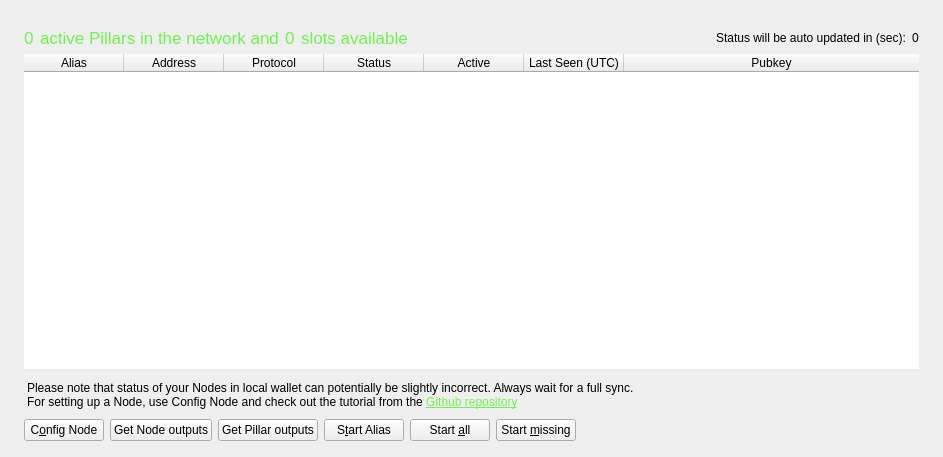
<?xml version="1.0" encoding="UTF-8"?>
<ui version="4.0">
 <class>MasternodeList</class>
 <widget class="QWidget" name="MasternodeList">
  <property name="geometry">
   <rect>
    <x>0</x>
    <y>0</y>
    <width>943</width>
    <height>457</height>
   </rect>
  </property>
  <property name="windowTitle">
   <string>Form</string>
  </property>
  <layout class="QHBoxLayout" name="horizontalLayout" stretch="0">
   <property name="leftMargin">
    <number>9</number>
   </property>
   <property name="topMargin">
    <number>9</number>
   </property>
   <property name="rightMargin">
    <number>9</number>
   </property>
   <property name="bottomMargin">
    <number>9</number>
   </property>
   <item>
    <layout class="QVBoxLayout" name="verticalLayout_Master" stretch="0,1">
     <property name="spacing">
      <number>0</number>
     </property>
     <item>
      <widget class="QFrame" name="frame_Header">
       <layout class="QVBoxLayout" name="verticalLayout_4">
        <property name="leftMargin">
         <number>0</number>
        </property>
        <property name="topMargin">
         <number>0</number>
        </property>
        <property name="rightMargin">
         <number>0</number>
        </property>
        <property name="bottomMargin">
         <number>0</number>
        </property>
       </layout>
      </widget>
     </item>
     <item>
      <widget class="QFrame" name="frame_BG">
       <layout class="QVBoxLayout" name="verticalLayout_3">
        <property name="leftMargin">
         <number>6</number>
        </property>
        <property name="topMargin">
         <number>6</number>
        </property>
        <property name="rightMargin">
         <number>6</number>
        </property>
        <property name="bottomMargin">
         <number>6</number>
        </property>
        <item>
         <widget class="QFrame" name="frame_Content">
          <layout class="QVBoxLayout" name="verticalLayout">
           <property name="spacing">
            <number>0</number>
           </property>
           <property name="leftMargin">
            <number>0</number>
           </property>
           <property name="topMargin">
            <number>0</number>
           </property>
           <property name="rightMargin">
            <number>0</number>
           </property>
           <property name="bottomMargin">
            <number>0</number>
           </property>
           <item>
            <layout class="QGridLayout" name="gridLayout_2">
             <property name="spacing">
              <number>2</number>
             </property>
             <item row="0" column="0">
              <widget class="QFrame" name="frameList">
               <layout class="QVBoxLayout" name="verticalLayout_2">
                <property name="bottomMargin">
                 <number>1</number>
                </property>
                <item>
                 <layout class="QHBoxLayout" name="horizontalLayout_note">
                  <property name="topMargin">
                   <number>4</number>
                  </property>
                  <property name="bottomMargin">
                   <number>0</number>
                  </property>
                  <item alignment="Qt::AlignVCenter">
                   <widget class="QLabel" name="pillarsCount">
                    <property name="enabled">
                     <bool>true</bool>
                    </property>
                    <property name="mouseTracking">
                     <bool>true</bool>
                    </property>
                    <property name="styleSheet">
                     <string notr="true">color: #6FF34D; font-size: 13pt;</string>
                    </property>
                    <property name="text">
                     <string>0</string>
                    </property>
                    <property name="textInteractionFlags">
                     <set>Qt::NoTextInteraction</set>
                    </property>
                   </widget>
                  </item>
                  <item alignment="Qt::AlignVCenter">
                   <widget class="QLabel" name="label">
                    <property name="text">
                     <string>&lt;html&gt;&lt;head/&gt;&lt;body&gt;&lt;p&gt;&lt;span style=&quot;font-size:13pt; color:#6ff34d;&quot;&gt;active Pillars in the network and&lt;/span&gt;&lt;/p&gt;&lt;/body&gt;&lt;/html&gt;</string>
                    </property>
                    <property name="textInteractionFlags">
                     <set>Qt::NoTextInteraction</set>
                    </property>
                   </widget>
                  </item>
                  <item>
                   <widget class="QLabel" name="pillarSlots">
                    <property name="enabled">
                     <bool>true</bool>
                    </property>
                    <property name="mouseTracking">
                     <bool>true</bool>
                    </property>
                    <property name="styleSheet">
                     <string notr="true">color: #6FF34D; font-size: 13pt;</string>
                    </property>
                    <property name="text">
                     <string>0</string>
                    </property>
                    <property name="textInteractionFlags">
                     <set>Qt::NoTextInteraction</set>
                    </property>
                   </widget>
                  </item>
                  <item>
                   <widget class="QLabel" name="label_2">
                    <property name="text">
                     <string>&lt;html&gt;&lt;head/&gt;&lt;body&gt;&lt;p&gt;&lt;span style=&quot;font-size:13pt; color:#6ff34d;&quot;&gt;slots available&lt;/span&gt;&lt;/p&gt;&lt;/body&gt;&lt;/html&gt;</string>
                    </property>
                   </widget>
                  </item>
                  <item>
                   <spacer name="horizontalSpacer">
                    <property name="orientation">
                     <enum>Qt::Horizontal</enum>
                    </property>
                    <property name="sizeHint" stdset="0">
                     <size>
                      <width>40</width>
                      <height>20</height>
                     </size>
                    </property>
                   </spacer>
                  </item>
                  <item alignment="Qt::AlignVCenter">
                   <widget class="QLabel" name="autoupdate_label">
                    <property name="text">
                     <string>Status will be auto updated in (sec):</string>
                    </property>
                   </widget>
                  </item>
                  <item alignment="Qt::AlignVCenter">
                   <widget class="QLabel" name="secondsLabel">
                    <property name="text">
                     <string>0</string>
                    </property>
                   </widget>
                  </item>
                 </layout>
                </item>
                <item>
                 <widget class="QTableWidget" name="tableWidgetMyMasternodes">
                  <property name="minimumSize">
                   <size>
                    <width>695</width>
                    <height>0</height>
                   </size>
                  </property>
                  <property name="palette">
                   <palette>
                    <active>
                     <colorrole role="Text">
                      <brush brushstyle="SolidPattern">
                       <color alpha="255">
                        <red>51</red>
                        <green>51</green>
                        <blue>51</blue>
                       </color>
                      </brush>
                     </colorrole>
                    </active>
                    <inactive>
                     <colorrole role="Text">
                      <brush brushstyle="SolidPattern">
                       <color alpha="255">
                        <red>51</red>
                        <green>51</green>
                        <blue>51</blue>
                       </color>
                      </brush>
                     </colorrole>
                    </inactive>
                    <disabled>
                     <colorrole role="Text">
                      <brush brushstyle="SolidPattern">
                       <color alpha="255">
                        <red>85</red>
                        <green>85</green>
                        <blue>85</blue>
                       </color>
                      </brush>
                     </colorrole>
                    </disabled>
                   </palette>
                  </property>
                  <property name="frameShape">
                   <enum>QFrame::NoFrame</enum>
                  </property>
                  <property name="frameShadow">
                   <enum>QFrame::Plain</enum>
                  </property>
                  <property name="lineWidth">
                   <number>0</number>
                  </property>
                  <property name="editTriggers">
                   <set>QAbstractItemView::NoEditTriggers</set>
                  </property>
                  <property name="alternatingRowColors">
                   <bool>true</bool>
                  </property>
                  <property name="selectionMode">
                   <enum>QAbstractItemView::SingleSelection</enum>
                  </property>
                  <property name="selectionBehavior">
                   <enum>QAbstractItemView::SelectRows</enum>
                  </property>
                  <property name="showGrid">
                   <bool>false</bool>
                  </property>
                  <property name="sortingEnabled">
                   <bool>true</bool>
                  </property>
                  <attribute name="horizontalHeaderStretchLastSection">
                   <bool>true</bool>
                  </attribute>
                  <column>
                   <property name="text">
                    <string>Alias</string>
                   </property>
                  </column>
                  <column>
                   <property name="text">
                    <string>Address</string>
                   </property>
                  </column>
                  <column>
                   <property name="text">
                    <string>Protocol</string>
                   </property>
                  </column>
                  <column>
                   <property name="text">
                    <string>Status</string>
                   </property>
                  </column>
                  <column>
                   <property name="text">
                    <string>Active</string>
                   </property>
                  </column>
                  <column>
                   <property name="text">
                    <string>Last Seen (UTC)</string>
                   </property>
                  </column>
                  <column>
                   <property name="text">
                    <string>Pubkey</string>
                   </property>
                  </column>
                 </widget>
                </item>
                <item alignment="Qt::AlignVCenter">
                 <widget class="QLabel" name="updateNote">
                  <property name="styleSheet">
                   <string notr="true">margin-top: 6px; margin-bottom: 4px;</string>
                  </property>
                  <property name="text">
                   <string>&lt;html&gt;&lt;head/&gt;&lt;body&gt;&lt;p&gt;Please note that status of your Nodes in local wallet can potentially be slightly incorrect. Always wait for a full sync.&lt;br/&gt;For setting up a Node, use Config Node and check out the tutorial from the &lt;a href=&quot;https://github.com/zenonnetwork/ZNN-Node-deployer&quot;&gt;&lt;span style=&quot; text-decoration: underline; color:#6ff34d;&quot;&gt;Github repository&lt;/span&gt;&lt;/a&gt;&lt;/p&gt;&lt;/body&gt;&lt;/html&gt;</string>
                  </property>
                 </widget>
                </item>
                <item>
                 <layout class="QHBoxLayout" name="horizontalLayout_5">
                  <property name="bottomMargin">
                   <number>0</number>
                  </property>
                  <item>
                   <widget class="QPushButton" name="configureMasternodeButton">
                    <property name="text">
                     <string>C&amp;onfig Node</string>
                    </property>
                   </widget>
                  </item>
                  <item>
                   <widget class="QPushButton" name="getOutputsMasternodeButton">
                    <property name="text">
                     <string>Get Node outputs</string>
                    </property>
                   </widget>
                  </item>
                  <item>
                   <widget class="QPushButton" name="getOutputsPillarButton">
                    <property name="text">
                     <string>Get Pillar outputs</string>
                    </property>
                   </widget>
                  </item>
                  <item>
                   <widget class="QPushButton" name="startButton">
                    <property name="text">
                     <string>S&amp;tart Alias</string>
                    </property>
                   </widget>
                  </item>
                  <item>
                   <widget class="QPushButton" name="startAllButton">
                    <property name="text">
                     <string>Start &amp;all</string>
                    </property>
                   </widget>
                  </item>
                  <item>
                   <widget class="QPushButton" name="startMissingButton">
                    <property name="minimumSize">
                     <size>
                      <width>0</width>
                      <height>0</height>
                     </size>
                    </property>
                    <property name="text">
                     <string>Start &amp;missing</string>
                    </property>
                   </widget>
                  </item>
                  <item>
                   <spacer name="horizontalSpacer_2">
                    <property name="orientation">
                     <enum>Qt::Horizontal</enum>
                    </property>
                    <property name="sizeHint" stdset="0">
                     <size>
                      <width>40</width>
                      <height>20</height>
                     </size>
                    </property>
                   </spacer>
                  </item>
                 </layout>
                </item>
               </layout>
              </widget>
             </item>
            </layout>
           </item>
          </layout>
         </widget>
        </item>
       </layout>
      </widget>
     </item>
    </layout>
   </item>
  </layout>
 </widget>
 <resources/>
 <connections/>
</ui>
